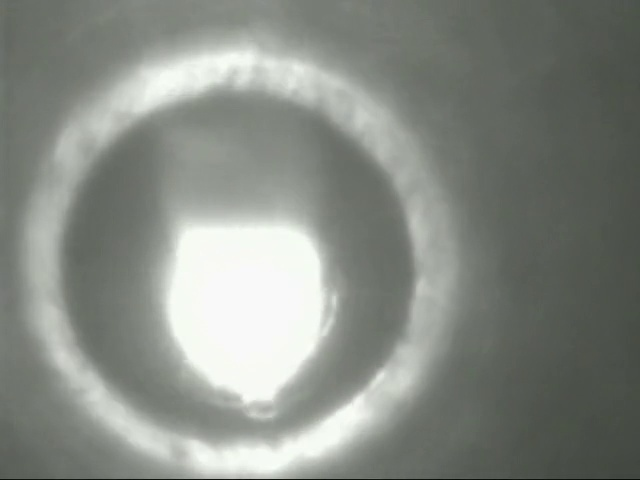
#> input picture data/raw/images/sample_1_1053.jpg, 640 x 480 px
$ python -i image_processing.py   (imports and definitions only)
#> lines starting #> are read from the running program, lines starting #| are printed output that depends on the picture
"""
Image preprocessing module for CMKT framework.

This module preprocesses melt pool images into
fixed-size 80x80 grayscale representations.
"""

import numpy as np
from PIL import Image


# ------------------------------------------------------
# Load image
# ------------------------------------------------------
def load_image(image_path):
    """
    Load image from disk.

    Parameters
    ----------
    image_path : str

    Returns
    -------
    PIL.Image
    """
#> called with image_path = '../../data/raw/images/sample_1_1053.jpg'

    return Image.open(image_path)
#> returned value is the input picture: PIL image 640x480 RGB; mean R, G, B 133.8, 138.3, 131.7


# ------------------------------------------------------
# Convert image to grayscale
# ------------------------------------------------------
def convert_to_grayscale(img):
    """
    Convert RGB image to grayscale.

    Parameters
    ----------
    img : PIL.Image

    Returns
    -------
    PIL.Image
    """

    return img.convert('L')
#> returned value: PIL image 640x480 L


# ------------------------------------------------------
# Crop image
# ------------------------------------------------------
def crop_image(
    img,
    crop_width=480
):
    """
    Crop image width.

    Parameters
    ----------
    img : PIL.Image

    crop_width : int

    Returns
    -------
    PIL.Image
    """
#> called with crop_width = 480

    return img.crop(
        (
            0,
            0,
            crop_width,
            img.size[1]
        )
    )
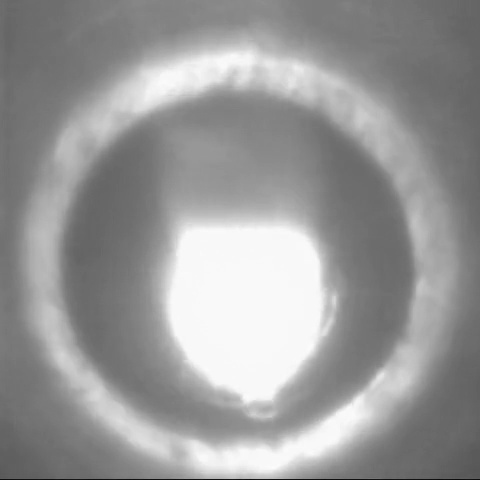
#> returned value: PIL image 480x480 L; min 12, max 253, mean 152.8


# ------------------------------------------------------
# Resize image
# ------------------------------------------------------
def resize_image(
    img,
    output_size=(80, 80)
):
    """
    Resize image to fixed dimensions.

    Parameters
    ----------
    img : PIL.Image

    output_size : tuple

    Returns
    -------
    PIL.Image
    """
#> called with output_size = (80, 80)

    return img.resize(output_size)
#> returned value: PIL image 80x80 L


# ------------------------------------------------------
# Convert image to numpy array
# ------------------------------------------------------
def image_to_array(img):
    """
    Convert PIL image to numpy array.

    Parameters
    ----------
    img : PIL.Image

    Returns
    -------
    ndarray
    """

    return np.array(img)


# ------------------------------------------------------
# Full preprocessing pipeline
# ------------------------------------------------------
def preprocess_image(
    image_path,
    output_size=(80, 80)
):
    """
    Complete melt pool image preprocessing pipeline.

    Steps:
    1. Load image
    2. Convert to grayscale
    3. Crop image
    4. Resize image
    5. Convert to numpy array

    Parameters
    ----------
    image_path : str

    output_size : tuple

    Returns
    -------
    ndarray
        Processed image array.
    """

    # Load image
    img = load_image(image_path)

    # Convert to grayscale
    img = convert_to_grayscale(img)

    # Crop image
    img = crop_image(img)

    # Resize image
    img = resize_image(
        img,
        output_size
    )

    # Convert to numpy array
    img_array = image_to_array(img)

    return img_array

>>> result = preprocess_image('../../data/raw/images/sample_1_1053.jpg')
